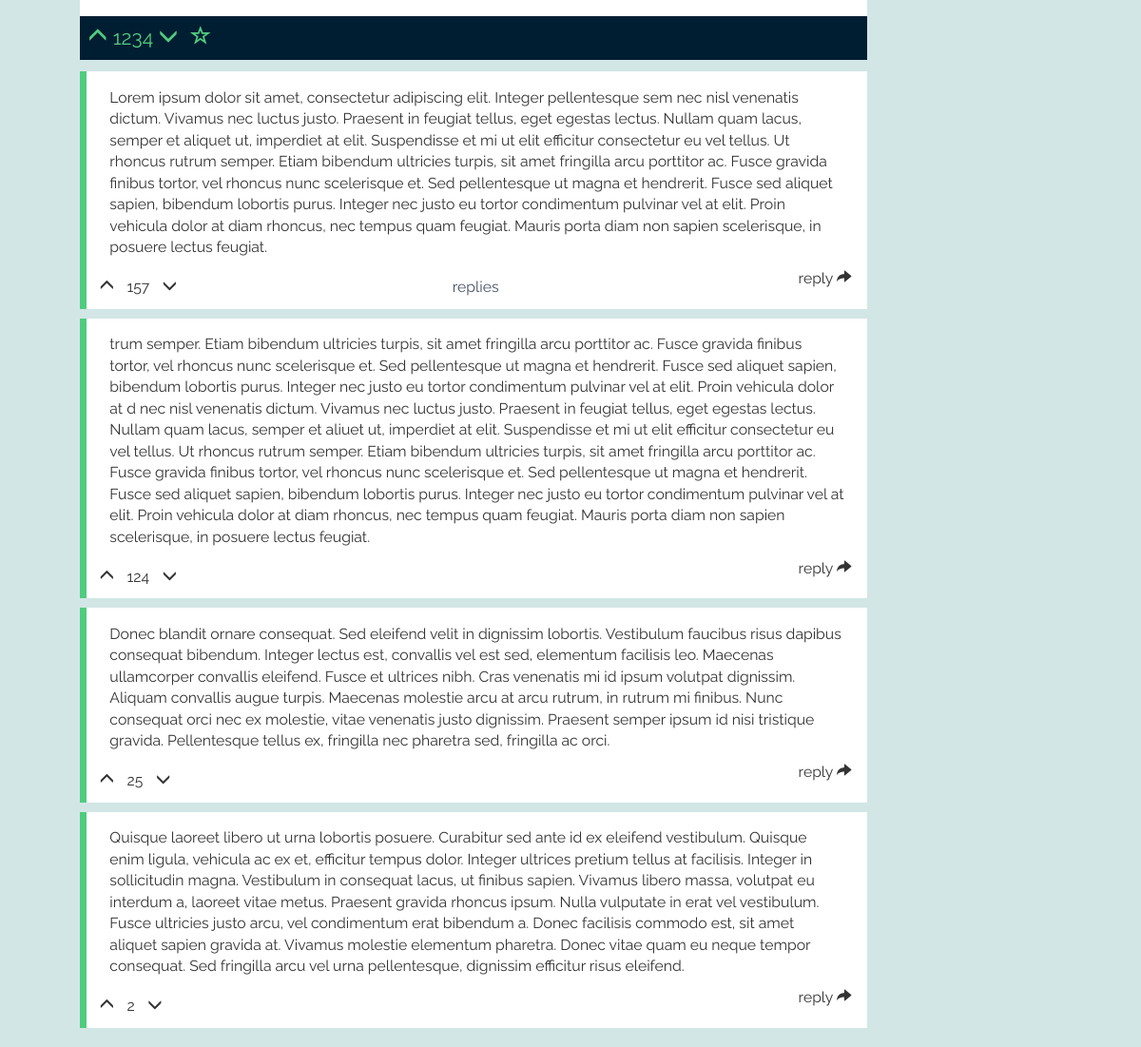
Before: /solution/ (lower part) with the older database file.
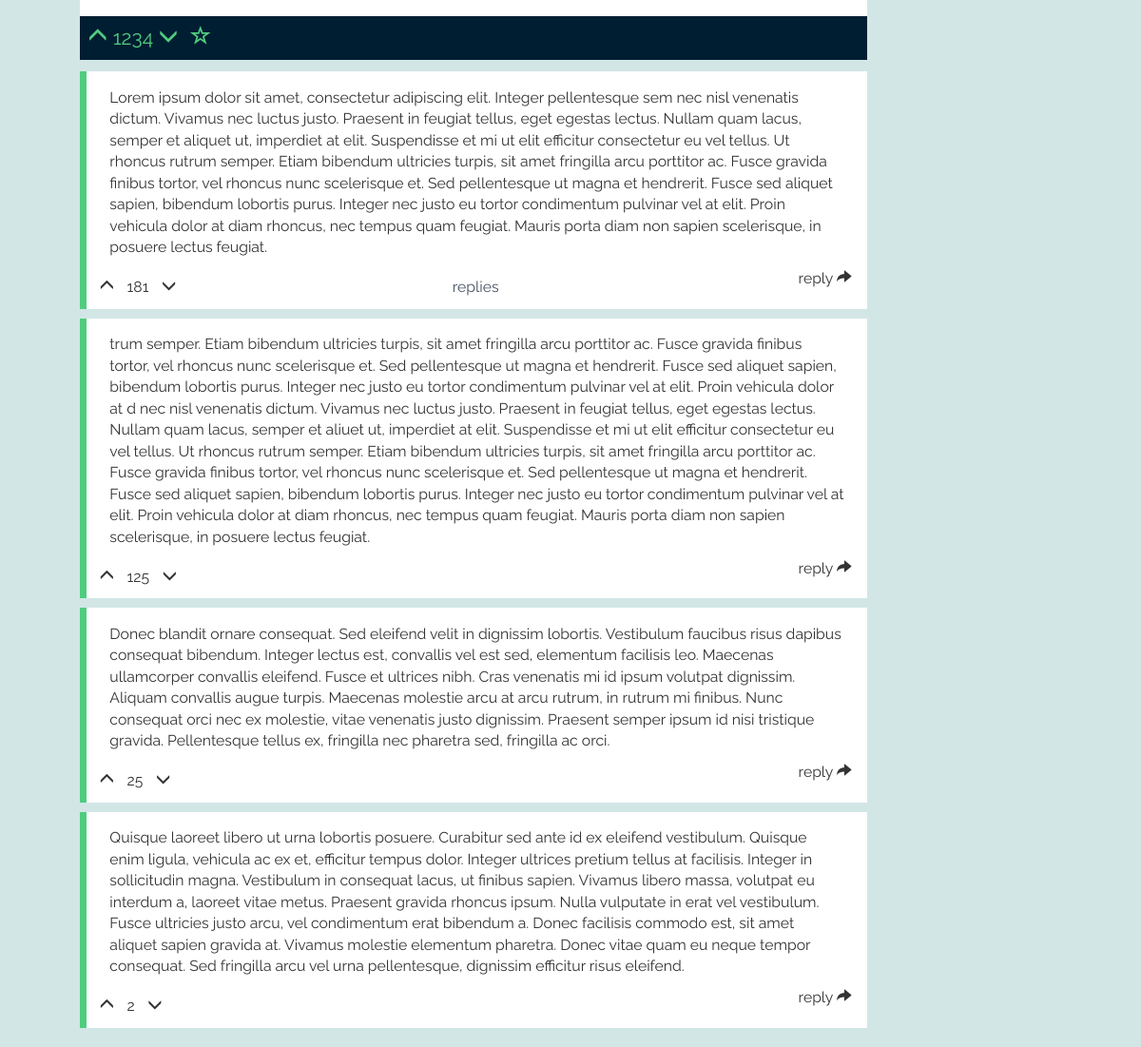
After: the same page with the newer database file.
### solution/models.py (models this page shows, shortened)
class Comment(models.Model):
    module = models.ForeignKey(Module, null=True, blank=True)
    par_comment = models.ForeignKey('self', null=True, blank=True, related_name="comkids")
    points = models.IntegerField(default=0)
    content = models.TextField()

### solution/views.py (the view)
# urls.py: url(r'^solution/$', views.post),
def post(request):
    modules = Module.objects.all()
    current_module = Module.objects.get(title="Table of Contents")
    return render(request, 'solve.html', {'modules': modules, 'sections': current_module.section_set.all(), 'comments': current_module.comment_set.all(),})

### solution/templatetags/solution_extras.py (called while the page is built)
@register.inclusion_tag('comChildren.html')
def com_children_tag(comment):
    children = comment.comkids.all
    return {'children': children}

### solution/templates/solve.html (shortened to what this page needs)
<!DOCTYPE HTML>
<html lang="en">
<head>
  <link rel="stylesheet" href="https://maxcdn.bootstrapcdn.com/bootstrap/3.3.7/css/bootstrap.min.css">
  <link rel="stylesheet" type="text/css" href="/static/css/solve.css"></link>
  {% load solution_extras %}
</head>
<body>
  <div id="frame">
    <div class="post_content">
        <div class="sections">
      </div>
    </div>
    <div class="post_data">
      <p class="post_vote">
        <span class="glyphicon glyphicon-menu-up post_up"></span>
        1234
        <span class="glyphicon glyphicon-menu-down post_down"></span>
        <span class="glyphicon glyphicon-star-empty post_fav"></span>
      </p>
    </div>
  </div>
  <div class="comments">
    {% for comment in comments %}
      <div class="comm" id="com_{{ comment.pk }}" pkid="{{ comment.pk }}">
        <p class="comment_text" pkid="{{ comment.pk }}">{{ comment.content }}</p>
        <div class="comment_points_wrap">
          <p class="comment_points">
            <span class="glyphicon glyphicon-menu-up comment_up" pkid="{{ comment.pk }}"></span>
          </p>
          <p class="comment_points" id="compoints_{{ comment.pk }}">{{ comment.points }}</p>
          <p class="comment_points">
            <span class="glyphicon glyphicon-menu-down comment_down" pkid="{{ comment.pk }}"></span>
          </p>
        </div>
        <div class="expand_wrap">
        {% if comment.comkids.count > 0 %}
            <p class="expandable">replies</p>
        {% endif %}
        </div>
        <div class="reply_wrap">
          <p class="reply">reply <span class="glyphicon glyphicon-share-alt"></span></p>
        </div>
      </div>
    {% endfor %}
  </div>
</body>

### solution/templates/comChildren.html (shortened to what this page needs)
{% load solution_extras %}

### static/css/solve.css (style rules this page uses)
body { margin: 0%; background-color: rgb(210,230,230) !important; font-family: 'Raleway', sans-serif; }
p { margin: 1% 2% !important; font-size: 1.5em; }
.glyphicon-star-empty { margin-left: 1%; }
#frame { margin: 1% 1% 0% 7%; padding: 0%; color: rgb(0,30,50); background-color: rgb(80,204,127); display: inline-block; width: 69%; }
.post_content { margin: 0%; background-color: white; }
.sections { padding-bottom:1%; color:black; }
.post_data { padding: 1%; color:rgb(80,204,127); background-color: rgb(0,30,50); }
.post_vote { margin: 0% !important; }
.comments { margin: 1% 1% 1% 7%; background-color: inherit; font-size: .75em; width: 69%; }
.comm { margin: 1% 0% 1% 0%; background-color: white; padding: 1%; border-left: 7px solid rgb(80, 204, 127); font-size: inherit; }
.comment_points { display: inline-block; }
.comment_points_wrap { width: 33%; display: inline-block; }
.expandable { text-align: center; color:rgb(70,80,100); }
.expand_wrap { width: 33%; display: inline-block; }
.reply_wrap { width: 33%; display: inline-block; }
.reply { display: inline-block; float: right; }

Changed rows visible on the page:
changed Comment (number 1 of 4 on the later page): points "157" → "181"
changed Comment (number 2 of 4 on the later page): points "124" → "125"
